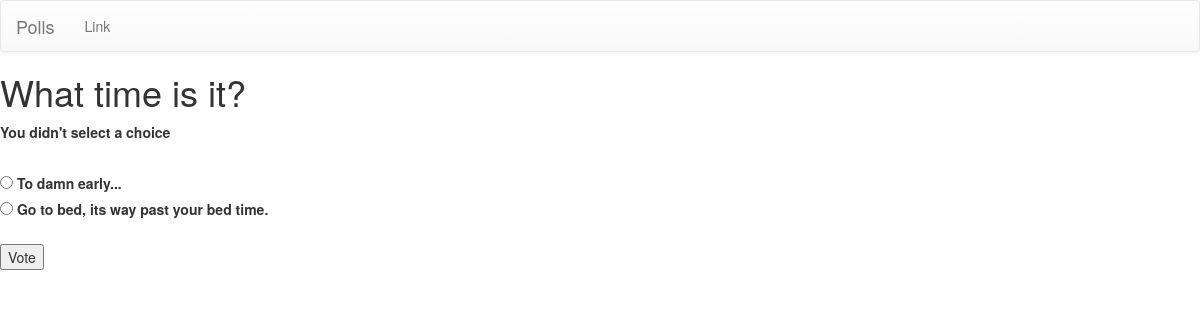
/polls/3/vote/, run on the app's committed database.
### polls/models.py (models this page shows, shortened)
class  Question(models.Model):
    question_text = models.CharField(max_length = 200)
    pub_date = models.DateTimeField('date published')

class Choice(models.Model):
    question = models.ForeignKey(Question, on_delete = models.CASCADE)
    choice_text = models.CharField(max_length = 200)
    votes = models.IntegerField(default = 0)

### polls/views.py (the view)
# urls.py: url(r'^(?P<question_id>[0-9]+)/vote/$', views.vote, name = 'vote')
def vote(request, question_id):
    question = get_object_or_404(Question, pk = question_id)
    try:
        selected_choice = question.choice_set.get(pk = request.POST['choice'])
    except (KeyError, Choice.DoesNotExist):
        return render(request, 'polls/detail.html', {'question' : question,
        'error_message' : "You didn't select a choice"})
    else:
        selected_choice.votes += 1
        selected_choice.save()
        return HttpResponseRedirect(reverse('polls:results', args=(question.id,)))

### polls/templates/polls/detail.html (shortened to what this page needs)
{% extends "polls/base.html" %}
{% block content %}
<h1>{{ question.question_text }}</h1>
{% if error_message %}
<p><strong>{{ error_message }}</strong></p>
{% endif %}
<br/>
<form action="{% url 'polls:vote' question.id %}" method="post">
{% for choice in question.choice_set.all %}
  <input type="radio" name="choice" id="choice{{ forloop.counter }}"
  value="{{ choice.id}}" />
  <label for="choice{{ forloop.count }}">{{ choice.choice_text }}
  </label><br/>
{% endfor %}
<br/>
<input type="submit" value="Vote" />
</form>
{% endblock %}

### data on the page
Question: question_text "What time is it?"
Choice: choice_text "To damn early..."
Choice: choice_text "Go to bed, its way past your bed time."

### other printed values
{{ error_message }} "You didn't select a choice"
